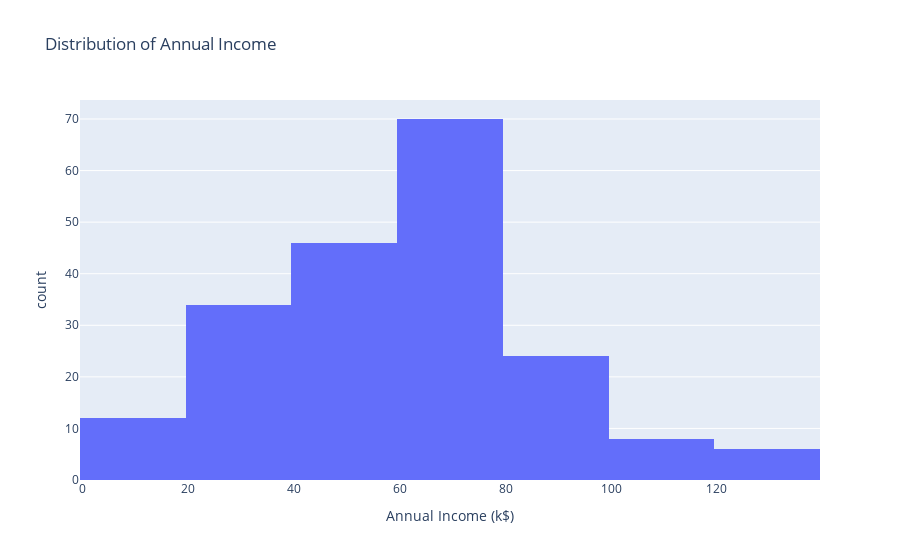

The notebook cell saved with this chart:
### Markdown cell above
# Annual Income Distribution

### Code cell
fig = px.histogram(df, x='Annual Income (k$)', nbins=10, title='Distribution of Annual Income')
fig.show()

### Figure 1 — Plotly figure (JSON) as saved in the notebook; plotly's stock layout.template omitted (floating-point values rounded to 4 significant figures; data arrays with more than 128 entries replaced by an {"elided": "..."} marker saying what was removed)
{"data": [{"alignmentgroup": "True", "bingroup": "x", "hovertemplate": "Annual Income (k$)=%{x}<br>count=%{y}<extra></extra>", "legendgroup": "", "marker": {"color": "#636efa", "pattern": {"shape": ""}}, "name": "", "nbinsx": 10, "offsetgroup": "", "orientation": "v", "showlegend": false, "type": "histogram", "x": {"elided": "200 int values"}, "xaxis": "x", "yaxis": "y"}], "layout": {"autosize": true, "barmode": "relative", "legend": {"tracegroupgap": 0}, "title": {"text": "Distribution of Annual Income"}, "xaxis": {"anchor": "y", "autorange": true, "domain": [0, 1], "range": [-0.5, 139.5], "title": {"text": "Annual Income (k$)"}, "type": "linear"}, "yaxis": {"anchor": "x", "autorange": true, "domain": [0, 1], "range": [0, 73.68], "title": {"text": "count"}}}}
